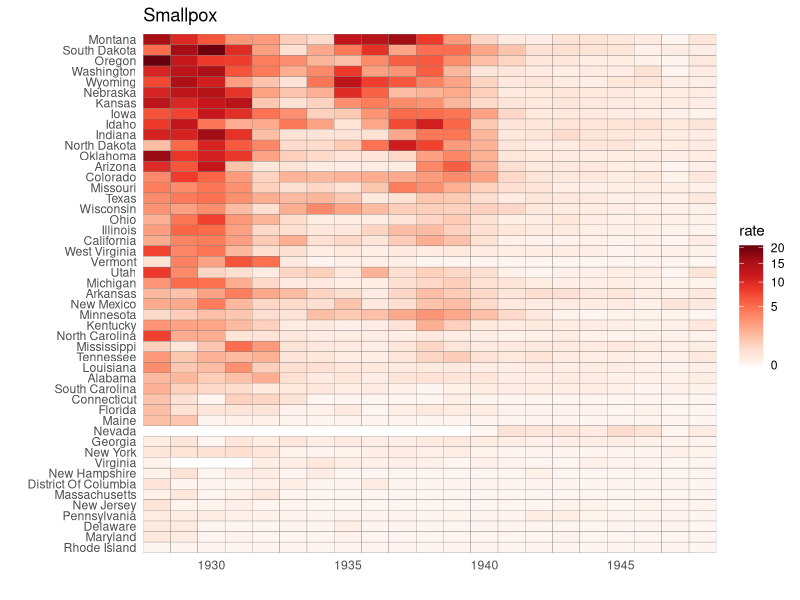
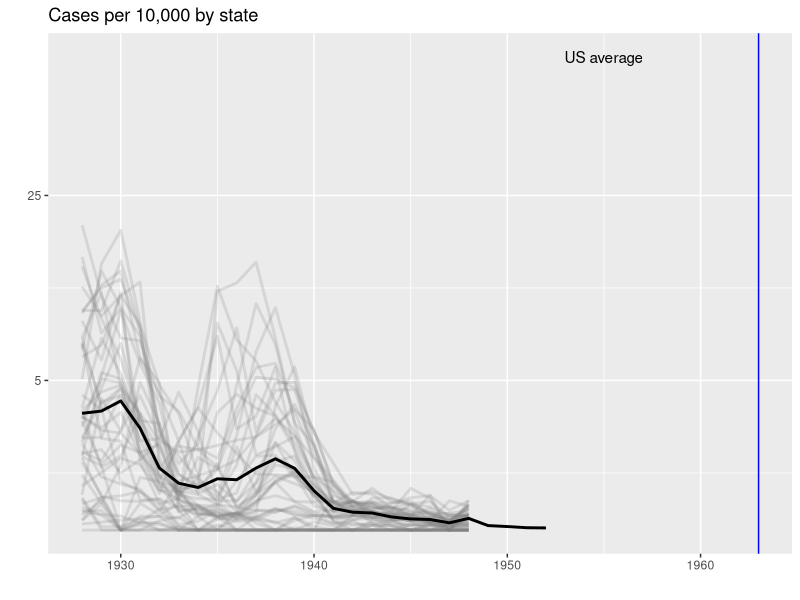
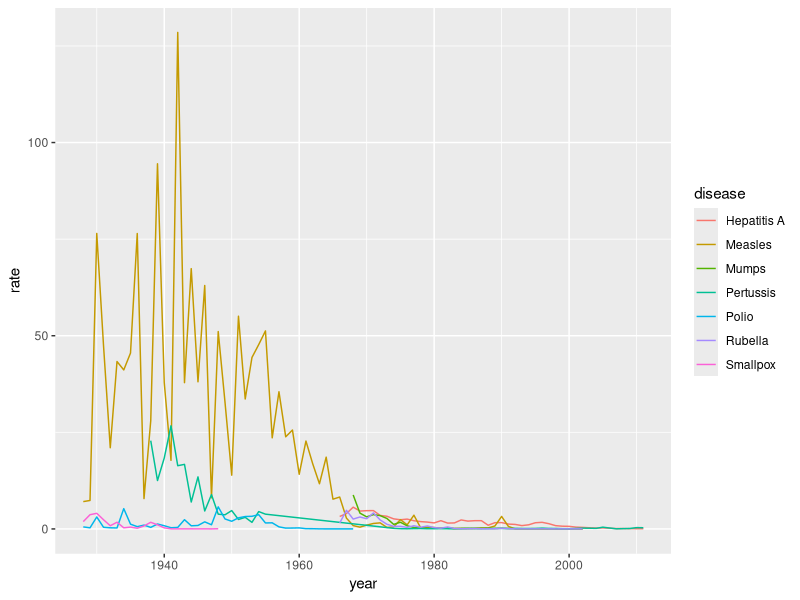
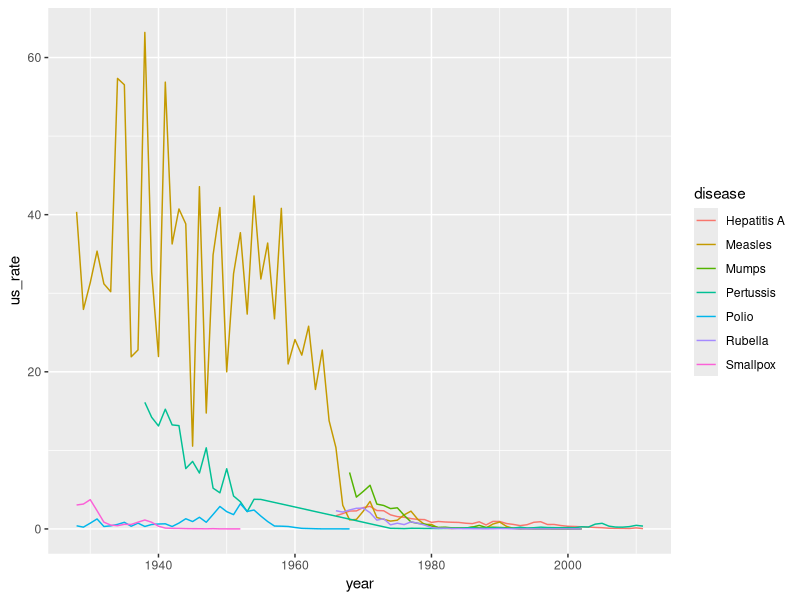

Reproduce these figures in R, in order.
rm(list=ls())
library(dplyr)
library(ggplot2)
library(RColorBrewer)
library(dslabs)
data(us_contagious_diseases)

#------------------------1-------------------------------
#Modify the tile plot to show the rate of smallpox cases instead of measles cases.
#Exclude years in which cases were reported in fewer than 10 weeks from the plot.

the_disease = "Smallpox"
dat <- us_contagious_diseases %>% 
  filter(!state%in%c("Hawaii","Alaska") & disease == the_disease) %>% 
  mutate(rate = count / population * 10000) %>% 
  mutate(state = reorder(state, rate)) %>%
  filter(!weeks_reporting<10)

dat %>% ggplot(aes(year, state, fill = rate)) + 
  geom_tile(color = "grey50") + 
  scale_x_continuous(expand=c(0,0)) + 
  scale_fill_gradientn(colors = brewer.pal(9, "Reds"), trans = "sqrt") + 
  theme_minimal() + 
  theme(panel.grid = element_blank()) + 
  ggtitle(the_disease) + 
  ylab("") + 
  xlab("")

summary(us_contagious_diseases)

#------------------------2-------------------------------

the_disease = "Smallpox"
dat <- us_contagious_diseases %>% 
  filter(!state%in%c("Hawaii","Alaska") & disease == the_disease) %>% 
  mutate(rate = count / population * 10000) %>% 
  mutate(state = reorder(state, rate)) %>%
  filter(!weeks_reporting<10)

avg <- us_contagious_diseases %>%
  filter(disease==the_disease) %>% group_by(year) %>%
  summarize(us_rate = sum(count, na.rm=TRUE)/sum(population, na.rm=TRUE)*10000)

dat %>% ggplot() +
  geom_line(aes(year, rate, group = state),  color = "grey50", 
            show.legend = FALSE, alpha = 0.2, size = 1) +
  geom_line(mapping = aes(year, us_rate),  data = avg, size = 1, color = "black") +
  scale_y_continuous(trans = "sqrt", breaks = c(5,25,125,300)) + 
  ggtitle("Cases per 10,000 by state") + 
  xlab("") + 
  ylab("") +
  geom_text(data = data.frame(x=1955, y=50), mapping = aes(x, y, label="US average"), color="black") + 
  geom_vline(xintercept=1963, col = "blue")

#------------------------3-------------------------------
#Use a different color for each disease.

us_contagious_diseases %>% filter(state=="California") %>% 
  group_by(year, disease) %>%
  filter(!weeks_reporting<10) %>%
  summarize(rate = sum(count)/sum(population)*10000) %>%
  ggplot(aes(year, rate, color=disease)) + 
  geom_line()

#------------------------4-------------------------------
us_contagious_diseases %>%
  filter(!is.na(population)) %>%
  group_by(year,disease) %>% #selects the columns you want
  summarize(us_rate=sum(count,na.rm=TRUE)/sum(population,na.rm=TRUE)*10000) %>%
  ggplot(aes(x=year,y=us_rate,color=disease)) +
  geom_line()
